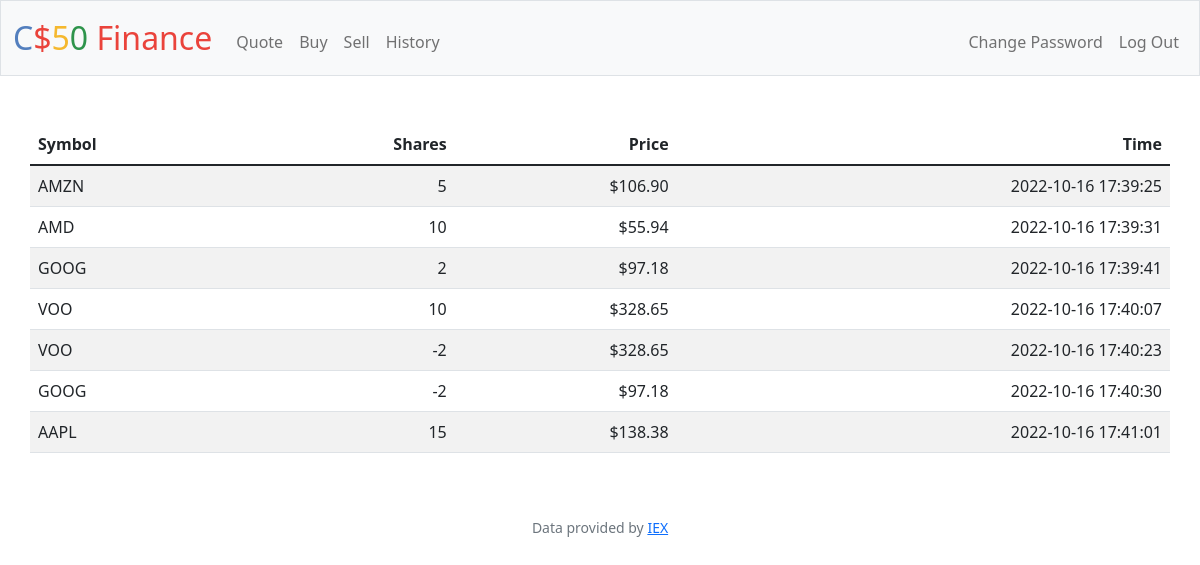
Screenshot of /history (signed in) with the database file from the repository.
### tables this page shows
CREATE TABLE transactions (trans_id INTEGER PRIMARY KEY AUTOINCREMENT NOT NULL, user_id INTEGER NOT NULL, symbol TEXT NOT NULL, shares INTEGER NOT NULL, price REAL NOT NULL, time DATETIME NOT NULL);

### app.py (the view)
@app.route("/history")
@login_required
def history():
    stocks = db.execute("SELECT * FROM transactions WHERE user_id = ?", session["user_id"])
    return render_template("history.html", stocks=stocks)

### app.py (called while the page is built)
@app.after_request
def after_request(response):
    response.headers["Cache-Control"] = "no-cache, no-store, must-revalidate"
    response.headers["Expires"] = 0
    response.headers["Pragma"] = "no-cache"
    return response

### helpers.py (called while the page is built)
def login_required(f):
    @wraps(f)
    def decorated_function(*args, **kwargs):
        if session.get("user_id") is None:
            return redirect("/login")
        return f(*args, **kwargs)
    return decorated_function

def usd(value):
    return f"${value:,.2f}"

### templates/history.html (shortened to what this page needs)
{% extends "layout.html" %}
{% block main %}
    <table class="table table-striped container">
        <thead>
            <tr>
                <th class="text-start">Symbol</th>
                <th class="text-end">Shares</th>
                <th class="text-end">Price</th>
                <th class="text-end">Time</th>
            </tr>
        </thead>
        <tbody>
            {% for stock in stocks %}
                <tr>
                    <td class="text-start">{{ stock.symbol }}</td>
                    <td class="text-end">{{ stock.shares }}</td>
                    <td class="text-end">{{ stock.price | usd }}</td>
                    <td class="text-end">{{ stock.time }}</td>
                </tr>
            {% endfor %}
        </tbody>
    </table>
{% endblock %}

### templates/layout.html (shortened to what this page needs)
<!DOCTYPE html>
<html lang="en">
    <head>
        <link href="https://cdn.jsdelivr.net/npm/bootstrap@5.1.3/dist/css/bootstrap.min.css" rel="stylesheet">
        <link href="/static/styles.css" rel="stylesheet">
    </head>
    <body>
        <nav class="bg-light border navbar navbar-expand-md navbar-light">
            <div class="container-fluid">
                <a class="navbar-brand" href="/"><span class="blue">C</span><span class="red">$</span><span class="yellow">5</span><span class="green">0</span> <span class="red">Finance</span></a>
                <div class="collapse navbar-collapse" id="navbar">
                    {% if session["user_id"] %}
                        <ul class="navbar-nav me-auto mt-2">
                            <li class="nav-item"><a class="nav-link" href="/quote">Quote</a></li>
                            <li class="nav-item"><a class="nav-link" href="/buy">Buy</a></li>
                            <li class="nav-item"><a class="nav-link" href="/sell">Sell</a></li>
                            <li class="nav-item"><a class="nav-link" href="/history">History</a></li>
                        </ul>
                        <ul class="navbar-nav ms-auto mt-2">
                            <li class="nav-item"><a class="nav-link" href="/change_password">Change Password</a></li>
                            <li class="nav-item"><a class="nav-link" href="/logout">Log Out</a></li>
                        </ul>
                    {% else %}
                        <ul class="navbar-nav ms-auto mt-2">
                            <li class="nav-item"><a class="nav-link" href="/register">Register</a></li>
                            <li class="nav-item"><a class="nav-link" href="/login">Log In</a></li>
                        </ul>
                    {% endif %}
                </div>
            </div>
        </nav>
        <main class="container-fluid py-5 text-center">
            {% block main %}{% endblock %}
        </main>
        <footer class="mb-5 small text-center text-muted">
            Data provided by <a href="https://iexcloud.io/">IEX</a>
        </footer>
    </body>
</html>

### static/styles.css (style rules this page uses)
nav .navbar-brand { font-size: xx-large; }
nav .navbar-brand .blue { color: #537fbe; }
nav .navbar-brand .red { color: #ea433b; }
nav .navbar-brand .yellow { color: #f5b82e; }
nav .navbar-brand .green { color: #2e944b; }

### rows the page displays
transactions: symbol "AMZN", shares "5", price "$106.90", time "2022-10-16 17:39:25"
transactions: symbol "AMD", shares "10", price "$55.94", time "2022-10-16 17:39:31"
transactions: symbol "GOOG", shares "2", price "$97.18", time "2022-10-16 17:39:41"
transactions: symbol "VOO", shares "10", price "$328.65", time "2022-10-16 17:40:07"
transactions: symbol "VOO", shares "-2", price "$328.65", time "2022-10-16 17:40:23"
transactions: symbol "GOOG", shares "-2", price "$97.18", time "2022-10-16 17:40:30"
transactions: symbol "AAPL", shares "15", price "$138.38", time "2022-10-16 17:41:01"
